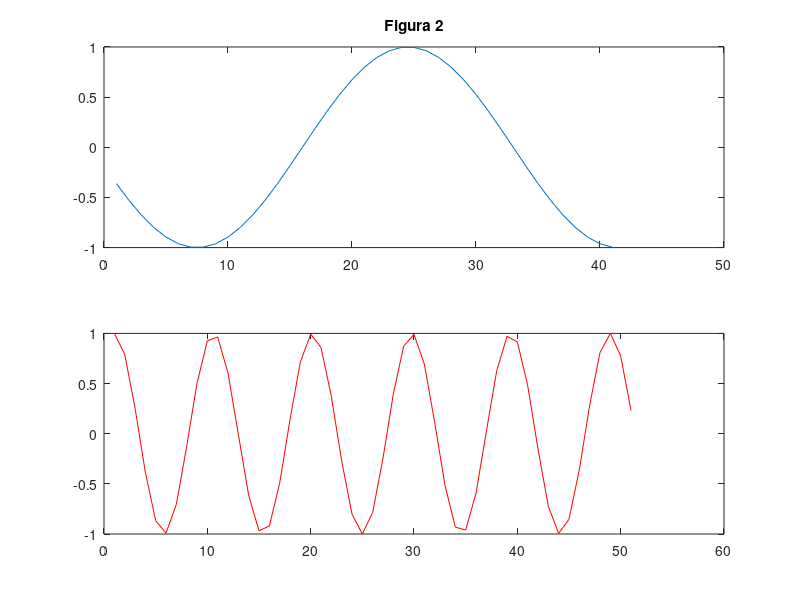

Write MATLAB code to recreate this figure.
z=[0,0,0,0,0,1,0,0,0,0,0,1,0,0,0,0,0,1,0,0,0]%Sectiunea a)
n = 0:20
plot(z)
hold
m = -5:15
plot(z)
hold off


n=0:20                              %Sectiunea b)
t=abs(10-n)
plot(t,'g')


n1 = -15:25                         %Sectiunea c)
x1 = sin((pi/17)*n1);
n2 = 0:50;
x2 = cos((pi/sqrt(23))*n2);
%Figura 1 ->Reprezentare
plot(x1)
hold
plot(x2)
title('Figura 1')
%Figura 2 ->Reprezentare
subplot(2,1,1)
plot(x1)
title('Figura 2')
subplot(2,1,2)
plot(x2,'r')



